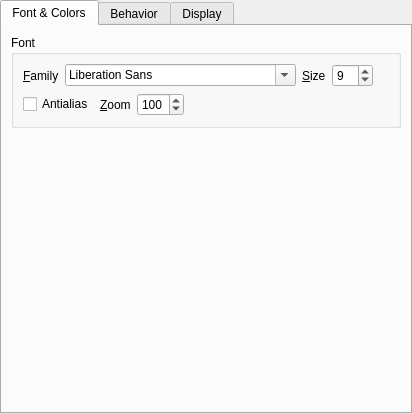
<?xml version="1.0" encoding="UTF-8"?>
<ui version="4.0">
 <class>TextEditorSettingsWidget</class>
 <widget class="QWidget" name="TextEditorSettingsWidget">
  <property name="geometry">
   <rect>
    <x>0</x>
    <y>0</y>
    <width>395</width>
    <height>414</height>
   </rect>
  </property>
  <property name="windowTitle">
   <string>Dialog</string>
  </property>
  <layout class="QVBoxLayout" name="verticalLayout">
   <property name="spacing">
    <number>0</number>
   </property>
   <property name="leftMargin">
    <number>0</number>
   </property>
   <property name="topMargin">
    <number>0</number>
   </property>
   <property name="rightMargin">
    <number>0</number>
   </property>
   <property name="bottomMargin">
    <number>0</number>
   </property>
   <item>
    <widget class="QTabWidget" name="tabWidget">
     <property name="currentIndex">
      <number>0</number>
     </property>
     <widget class="QWidget" name="FontColors">
      <attribute name="title">
       <string>Font &amp;&amp; Colors</string>
      </attribute>
      <layout class="QVBoxLayout" name="verticalLayout_9">
       <item>
        <widget class="QGroupBox" name="groupBox">
         <property name="title">
          <string>Font</string>
         </property>
         <layout class="QVBoxLayout" name="verticalLayout_2">
          <item>
           <layout class="QHBoxLayout" name="horizontalLayout">
            <item>
             <widget class="QLabel" name="label">
              <property name="text">
               <string>&amp;Family</string>
              </property>
              <property name="buddy">
               <cstring>fontComboBox</cstring>
              </property>
             </widget>
            </item>
            <item>
             <widget class="QFontComboBox" name="fontComboBox"/>
            </item>
            <item>
             <widget class="QLabel" name="label_2">
              <property name="text">
               <string>&amp;Size</string>
              </property>
              <property name="buddy">
               <cstring>fontSizeSpinBox</cstring>
              </property>
             </widget>
            </item>
            <item>
             <widget class="QSpinBox" name="fontSizeSpinBox">
              <property name="minimum">
               <number>2</number>
              </property>
              <property name="value">
               <number>9</number>
              </property>
             </widget>
            </item>
            <item>
             <spacer name="horizontalSpacer">
              <property name="orientation">
               <enum>Qt::Horizontal</enum>
              </property>
              <property name="sizeHint" stdset="0">
               <size>
                <width>40</width>
                <height>20</height>
               </size>
              </property>
             </spacer>
            </item>
           </layout>
          </item>
          <item>
           <layout class="QHBoxLayout" name="horizontalLayout_2">
            <item>
             <widget class="QCheckBox" name="antialiasCheckBox">
              <property name="text">
               <string>Antialias</string>
              </property>
             </widget>
            </item>
            <item>
             <widget class="QLabel" name="label_3">
              <property name="text">
               <string>&amp;Zoom</string>
              </property>
              <property name="buddy">
               <cstring>zoomSpinBox</cstring>
              </property>
             </widget>
            </item>
            <item>
             <widget class="QSpinBox" name="zoomSpinBox">
              <property name="suffix">
               <string notr="true" comment="%" extracomment="%"/>
              </property>
              <property name="minimum">
               <number>10</number>
              </property>
              <property name="maximum">
               <number>600</number>
              </property>
              <property name="value">
               <number>100</number>
              </property>
             </widget>
            </item>
            <item>
             <spacer name="horizontalSpacer_2">
              <property name="orientation">
               <enum>Qt::Horizontal</enum>
              </property>
              <property name="sizeHint" stdset="0">
               <size>
                <width>40</width>
                <height>20</height>
               </size>
              </property>
             </spacer>
            </item>
           </layout>
          </item>
         </layout>
        </widget>
       </item>
       <item>
        <spacer name="verticalSpacer">
         <property name="orientation">
          <enum>Qt::Vertical</enum>
         </property>
         <property name="sizeHint" stdset="0">
          <size>
           <width>20</width>
           <height>40</height>
          </size>
         </property>
        </spacer>
       </item>
      </layout>
     </widget>
     <widget class="QWidget" name="Behavior">
      <attribute name="title">
       <string>Behavior</string>
      </attribute>
      <layout class="QVBoxLayout" name="verticalLayout_6">
       <item>
        <widget class="QGroupBox" name="groupBox_3">
         <property name="title">
          <string>Tabs &amp;&amp; Indentation</string>
         </property>
         <layout class="QGridLayout" name="gridLayout">
          <item row="0" column="0">
           <widget class="QCheckBox" name="tabsToSpacesCheckBox">
            <property name="text">
             <string>Insert &amp;spaces insteed of tabs</string>
            </property>
           </widget>
          </item>
          <item row="0" column="1">
           <widget class="QLabel" name="label_4">
            <property name="text">
             <string>Ta&amp;b size</string>
            </property>
            <property name="alignment">
             <set>Qt::AlignRight|Qt::AlignTrailing|Qt::AlignVCenter</set>
            </property>
            <property name="buddy">
             <cstring>tabSizeSpinBox</cstring>
            </property>
           </widget>
          </item>
          <item row="0" column="2">
           <widget class="QSpinBox" name="tabSizeSpinBox">
            <property name="minimum">
             <number>1</number>
            </property>
            <property name="maximum">
             <number>32</number>
            </property>
            <property name="value">
             <number>4</number>
            </property>
           </widget>
          </item>
          <item row="1" column="0">
           <widget class="QCheckBox" name="autoIndentCheckBox">
            <property name="text">
             <string>Enable automatic &amp;indentation</string>
            </property>
           </widget>
          </item>
          <item row="1" column="1">
           <widget class="QLabel" name="label_5">
            <property name="text">
             <string>&amp;Indent size</string>
            </property>
            <property name="alignment">
             <set>Qt::AlignRight|Qt::AlignTrailing|Qt::AlignVCenter</set>
            </property>
            <property name="buddy">
             <cstring>indentSizeSpinBox</cstring>
            </property>
           </widget>
          </item>
          <item row="1" column="2">
           <widget class="QSpinBox" name="indentSizeSpinBox">
            <property name="minimum">
             <number>1</number>
            </property>
            <property name="maximum">
             <number>32</number>
            </property>
            <property name="value">
             <number>4</number>
            </property>
           </widget>
          </item>
          <item row="2" column="0">
           <widget class="QCheckBox" name="backspaceIndentCheckBox">
            <property name="text">
             <string>&amp;Backspace follows indentation</string>
            </property>
           </widget>
          </item>
         </layout>
        </widget>
       </item>
       <item>
        <widget class="QGroupBox" name="groupBox_4">
         <property name="title">
          <string>Mouse</string>
         </property>
         <layout class="QVBoxLayout" name="verticalLayout_5">
          <item>
           <widget class="QCheckBox" name="mouseNavigationCheckBox">
            <property name="text">
             <string>Enable &amp;mouse navigation</string>
            </property>
           </widget>
          </item>
          <item>
           <widget class="QCheckBox" name="mouseZoomingcheckBox">
            <property name="text">
             <string>Enable scroll &amp;wheel zooming</string>
            </property>
           </widget>
          </item>
          <item>
           <widget class="QCheckBox" name="activateOnMouseEnterCheckBox">
            <property name="text">
             <string>&amp;Activate document on mouse Enter event</string>
            </property>
           </widget>
          </item>
         </layout>
        </widget>
       </item>
       <item>
        <spacer name="verticalSpacer_2">
         <property name="orientation">
          <enum>Qt::Vertical</enum>
         </property>
         <property name="sizeHint" stdset="0">
          <size>
           <width>20</width>
           <height>141</height>
          </size>
         </property>
        </spacer>
       </item>
      </layout>
     </widget>
     <widget class="QWidget" name="Display">
      <attribute name="title">
       <string>Display</string>
      </attribute>
      <layout class="QVBoxLayout" name="verticalLayout_8">
       <item>
        <widget class="QGroupBox" name="groupBox_5">
         <property name="title">
          <string>Text Wrapping</string>
         </property>
         <layout class="QVBoxLayout" name="verticalLayout_7">
          <item>
           <widget class="QCheckBox" name="textWrappingCheckBox">
            <property name="text">
             <string>Enable text &amp;wrapping</string>
            </property>
           </widget>
          </item>
          <item>
           <layout class="QHBoxLayout" name="horizontalLayout_3">
            <item>
             <widget class="QCheckBox" name="showRightMarginCheckBox">
              <property name="text">
               <string>Show right &amp;margin at column:</string>
              </property>
             </widget>
            </item>
            <item>
             <widget class="QSpinBox" name="rightMarginColumnSpinBox">
              <property name="minimum">
               <number>40</number>
              </property>
              <property name="maximum">
               <number>600</number>
              </property>
              <property name="value">
               <number>120</number>
              </property>
             </widget>
            </item>
            <item>
             <spacer name="horizontalSpacer_3">
              <property name="orientation">
               <enum>Qt::Horizontal</enum>
              </property>
              <property name="sizeHint" stdset="0">
               <size>
                <width>40</width>
                <height>20</height>
               </size>
              </property>
             </spacer>
            </item>
           </layout>
          </item>
         </layout>
        </widget>
       </item>
       <item>
        <widget class="QGroupBox" name="groupBox_6">
         <property name="title">
          <string>Display</string>
         </property>
         <layout class="QGridLayout" name="gridLayout_2">
          <item row="0" column="0">
           <widget class="QCheckBox" name="showLineNumbersCheckBox">
            <property name="text">
             <string>Show line &amp;numbers</string>
            </property>
           </widget>
          </item>
          <item row="0" column="1">
           <widget class="QCheckBox" name="centerCursorOnScrollCheckBox">
            <property name="text">
             <string>Center &amp;cursor on scroll</string>
            </property>
           </widget>
          </item>
          <item row="1" column="0">
           <widget class="QCheckBox" name="showFoldingMarkersCheckBox">
            <property name="text">
             <string>Show &amp;foding markers</string>
            </property>
           </widget>
          </item>
          <item row="1" column="1">
           <widget class="QCheckBox" name="highlightCurrentLineCheckBox">
            <property name="text">
             <string>Highlight current &amp;line</string>
            </property>
           </widget>
          </item>
          <item row="2" column="0">
           <widget class="QCheckBox" name="markTextChangesCheckBox">
            <property name="text">
             <string>Mark &amp;text changes</string>
            </property>
           </widget>
          </item>
          <item row="2" column="1">
           <widget class="QCheckBox" name="highlightBlocksCheckBox">
            <property name="text">
             <string>Highlight &amp;blocks</string>
            </property>
           </widget>
          </item>
          <item row="3" column="0">
           <widget class="QCheckBox" name="showWitespacesCheckBox">
            <property name="text">
             <string>Show &amp;whitespaces</string>
            </property>
           </widget>
          </item>
          <item row="3" column="1">
           <widget class="QCheckBox" name="animateMatchingParenthesesCheckBox">
            <property name="text">
             <string>&amp;Animate matching parentheses</string>
            </property>
           </widget>
          </item>
         </layout>
        </widget>
       </item>
       <item>
        <spacer name="verticalSpacer_3">
         <property name="orientation">
          <enum>Qt::Vertical</enum>
         </property>
         <property name="sizeHint" stdset="0">
          <size>
           <width>20</width>
           <height>117</height>
          </size>
         </property>
        </spacer>
       </item>
      </layout>
     </widget>
    </widget>
   </item>
  </layout>
 </widget>
 <resources/>
 <connections/>
</ui>
